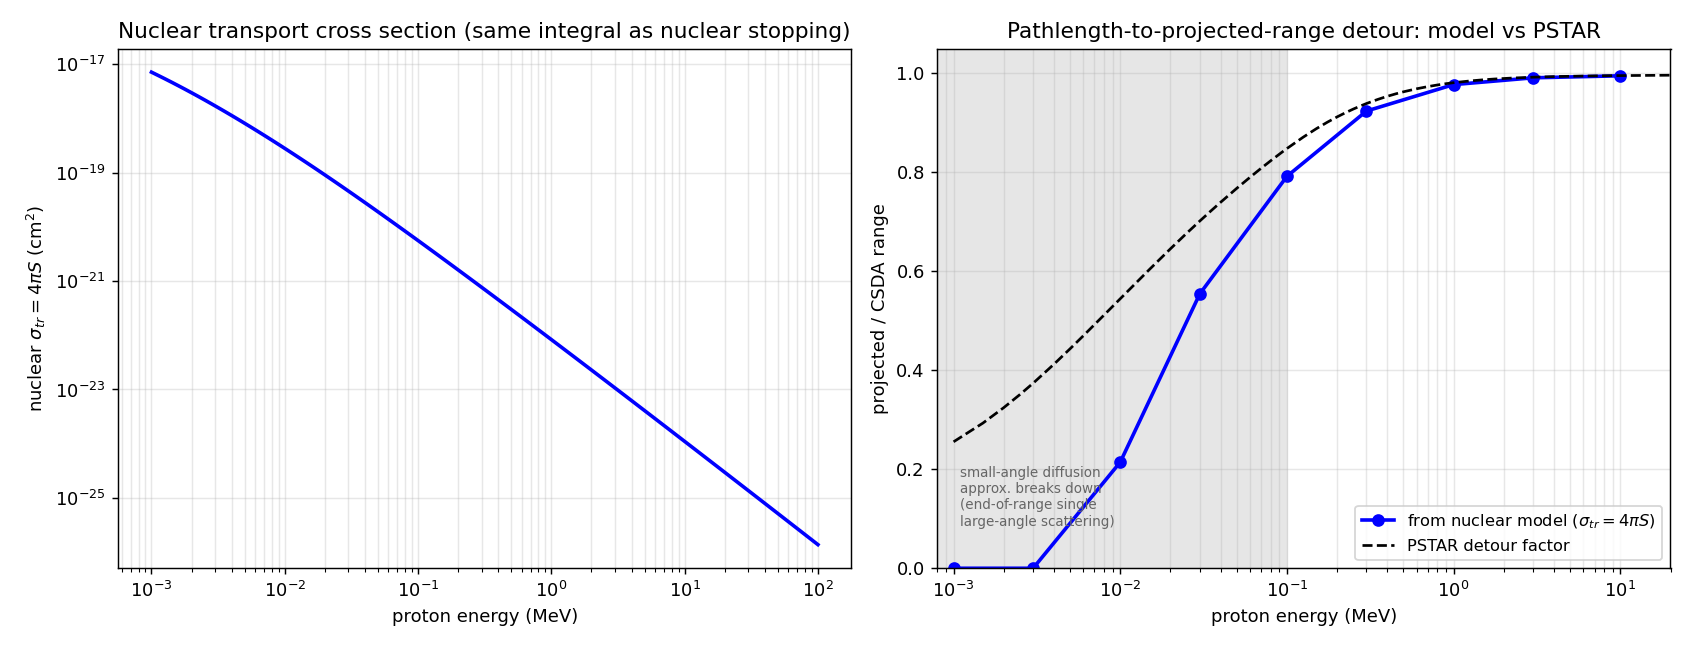

The Python source for this figure:
"""
detour_nuc.py -- the nuclear scattering model also gives the pathlength-vs-
projected-range detour (and the end-of-range angular straggling).

The deflection integral the model already evaluates for nuclear stopping,
S(Ec) = int sin^2(theta/2) p dp, is exactly the transport (momentum-transfer)
cross section up to a constant:  sigma_tr = int (1-cos theta) dsigma = 4 pi S.
sigma_tr drives the projectile's multiple-angle scattering, hence the difference
between the CSDA pathlength and the projected (practical) range.

Multiple-scattering / diffusion estimate (proton on heavy Al: theta_lab ~ theta_cm):
  d<theta^2>/ds = 2 N sigma_tr(E)
  R - R_proj    = (1/2) int_0^R <theta^2>(s) ds
              = (N_A/A) int_0^E0 (1/S(E)) [ int_E^E0 sigma_tr/S dE'' ] dE   [areal units]
Detour factor = R_proj / R_CSDA, compared here with PSTAR for protons in Al.
"""
import numpy as np
import matplotlib
matplotlib.use('Agg')
import matplotlib.pyplot as plt
from scipy import integrate, interpolate
import nuclear as nuc

NA, A, Z2, ZBAR, RS = 6.022e23, 26.98, 13.0, 2.9748752, 2.99005     # cold Al
BOHR_CM = 0.529177210903e-8
HARTREE_EV = 27.211386245988
AMU_ME = 1822.888486209
CONV = NA / A * 1e-21                                                # 1e-15 eVcm2/atom -> MeV/(g/cm2)

# total stopping S(E) [MeV/(g/cm2)] and CSDA range (proton in Al, e+nuclear)
d = np.loadtxt('/tmp/rng_Al/dedx_nuc.dat', comments='#')
E = d[:, 0]
S = d[:, 3] * CONV
S_of_E = interpolate.interp1d(E, S, bounds_error=False, fill_value=(S[0], S[-1]))
R = integrate.cumulative_trapezoid(1.0 / S, E, initial=0.0)          # g/cm2

# nuclear transport cross section sigma_tr(E) = 4 pi S(Ec)
m0_au = 1.007 * AMU_ME
mt_au = A * AMU_ME
ne = ZBAR * nuc.Nion(RS)
U = nuc.build_potential('gk', 1.0, ZBAR, ne, 0.025 / HARTREE_EV, od='/tmp/rng_Al', rs=RS)
E_lab = E * 1.007 * 1e6 / HARTREE_EV                                  # Hartree
Ec = (mt_au / (m0_au + mt_au)) * E_lab                               # CM energy, Hartree
Sfunc = nuc.make_S_interp(U, Ec.min(), Ec.max())
S_imp = np.array([Sfunc(ec) for ec in Ec])                          # Bohr^2 (int sin^2 p dp)
sigma_tr_cm2 = 4.0 * np.pi * S_imp * BOHR_CM**2                      # cm^2
sigtr_of_E = interpolate.interp1d(E, sigma_tr_cm2, bounds_error=False,
                                  fill_value=(sigma_tr_cm2[0], sigma_tr_cm2[-1]))

# detour: R_proj/R for a grid of incident energies
E0_grid = np.array([1e-3, 3e-3, 1e-2, 3e-2, 1e-1, 3e-1, 1.0, 3.0, 10.0])
detour = []
for E0 in E0_grid:
    Eint = np.linspace(1e-4, E0, 3000)
    Si = S_of_E(Eint); stri = sigtr_of_E(Eint)
    # inner(E) = int_E^E0 sigma_tr/S dE''   (cumulative from top)
    integrand = stri / Si
    inner = np.concatenate([[0], np.cumsum(0.5 * (integrand[1:] + integrand[:-1]) * np.diff(Eint))])
    inner = inner[-1] - inner                                        # int from E to E0
    dR = (NA / A) * np.trapezoid(inner / Si, Eint)                  # g/cm2 deficit
    R0 = np.interp(E0, E, R)
    detour.append(max(0.0, 1.0 - dR / R0))
detour = np.array(detour)

# PSTAR detour
p = np.loadtxt('data/Al/pstar.txt', skiprows=8)

fig, (axL, axR) = plt.subplots(1, 2, figsize=(13, 5))
axL.loglog(E, sigma_tr_cm2, 'b-', lw=2)
axL.set_xlabel('proton energy (MeV)'); axL.set_ylabel(r'nuclear $\sigma_{tr}=4\pi S$ (cm$^2$)')
axL.set_title('Nuclear transport cross section (same integral as nuclear stopping)')
axL.grid(alpha=.3, which='both')

axR.axvspan(8e-4, 0.1, color='0.9', zorder=0)
axR.semilogx(E0_grid, detour, 'bo-', lw=2, label='from nuclear model ($\\sigma_{tr}=4\\pi S$)')
axR.semilogx(p[:, 0], p[:, 6], 'k--', lw=1.5, label='PSTAR detour factor')
axR.set_xlabel('proton energy (MeV)'); axR.set_ylabel('projected / CSDA range')
axR.set_title('Pathlength-to-projected-range detour: model vs PSTAR')
axR.set_ylim(0, 1.05); axR.set_xlim(8e-4, 20)
axR.text(0.0011, 0.08, 'small-angle diffusion\napprox. breaks down\n(end-of-range single\nlarge-angle scattering)',
         fontsize=7.5, color='0.4', va='bottom')
axR.legend(fontsize=9, loc='lower right'); axR.grid(alpha=.3, which='both')
fig.tight_layout(); fig.savefig('detour_nuc.pdf'); fig.savefig('detour_nuc.png', dpi=130)
print('wrote detour_nuc.pdf / .png\n')
print(' E0(MeV)   detour(model)   detour(PSTAR)')
for E0, dt in zip(E0_grid, detour):
    ps = np.interp(E0, p[:, 0], p[:, 6])
    print('  %.0e     %.3f          %.3f' % (E0, dt, ps))
